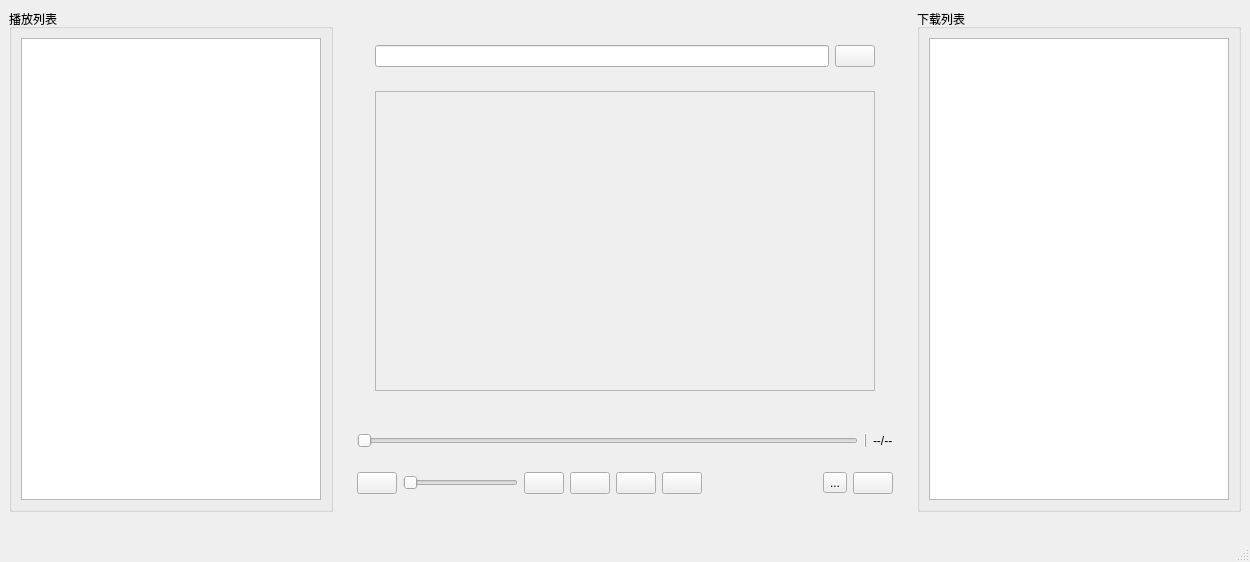
<?xml version="1.0" encoding="UTF-8"?>
<ui version="4.0">
 <class>MainWindow</class>
 <widget class="QMainWindow" name="MainWindow">
  <property name="geometry">
   <rect>
    <x>0</x>
    <y>0</y>
    <width>992</width>
    <height>562</height>
   </rect>
  </property>
  <property name="windowTitle">
   <string>MusicPlayer</string>
  </property>
  <widget class="QWidget" name="centralwidget">
   <layout class="QHBoxLayout" name="horizontalLayout_7">
    <property name="sizeConstraint">
     <enum>QLayout::SetFixedSize</enum>
    </property>
    <item>
     <widget class="QGroupBox" name="listengroupBox">
      <property name="title">
       <string>播放列表</string>
      </property>
      <layout class="QVBoxLayout" name="verticalLayout">
       <item>
        <widget class="QListView" name="listenlistView">
         <property name="minimumSize">
          <size>
           <width>300</width>
           <height>0</height>
          </size>
         </property>
         <property name="editTriggers">
          <set>QAbstractItemView::NoEditTriggers</set>
         </property>
        </widget>
       </item>
      </layout>
     </widget>
    </item>
    <item>
     <widget class="QWidget" name="widget_10" native="true">
      <layout class="QVBoxLayout" name="verticalLayout_8">
       <item>
        <widget class="QWidget" name="widget_5" native="true">
         <layout class="QHBoxLayout" name="horizontalLayout_3">
          <item>
           <widget class="QWidget" name="widget" native="true">
            <layout class="QVBoxLayout" name="verticalLayout_2">
             <item>
              <widget class="QWidget" name="widget_2" native="true">
               <layout class="QHBoxLayout" name="horizontalLayout">
                <item>
                 <widget class="QLineEdit" name="inputlineEdit"/>
                </item>
                <item>
                 <widget class="QPushButton" name="searchButton">
                  <property name="text">
                   <string/>
                  </property>
                 </widget>
                </item>
               </layout>
              </widget>
             </item>
             <item>
              <widget class="QWidget" name="widget_3" native="true">
               <layout class="QVBoxLayout" name="verticalLayout_3">
                <item>
                 <widget class="QScrollArea" name="resultscrollArea">
                  <property name="minimumSize">
                   <size>
                    <width>500</width>
                    <height>300</height>
                   </size>
                  </property>
                  <property name="widgetResizable">
                   <bool>true</bool>
                  </property>
                  <widget class="QWidget" name="scrollAreaWidgetContents">
                   <property name="geometry">
                    <rect>
                     <x>0</x>
                     <y>0</y>
                     <width>498</width>
                     <height>298</height>
                    </rect>
                   </property>
                   <layout class="QVBoxLayout" name="verticalLayout_5"/>
                  </widget>
                 </widget>
                </item>
               </layout>
              </widget>
             </item>
            </layout>
           </widget>
          </item>
         </layout>
        </widget>
       </item>
       <item>
        <widget class="QWidget" name="widget_7" native="true">
         <layout class="QHBoxLayout" name="horizontalLayout_5">
          <item>
           <widget class="QSlider" name="processhorizontalSlider">
            <property name="orientation">
             <enum>Qt::Horizontal</enum>
            </property>
           </widget>
          </item>
          <item>
           <widget class="QFrame" name="frame_3">
            <property name="frameShape">
             <enum>QFrame::VLine</enum>
            </property>
            <property name="frameShadow">
             <enum>QFrame::Raised</enum>
            </property>
           </widget>
          </item>
          <item>
           <widget class="QLabel" name="timelabel">
            <property name="text">
             <string>--/--</string>
            </property>
           </widget>
          </item>
         </layout>
        </widget>
       </item>
       <item>
        <widget class="QWidget" name="widget_4" native="true">
         <layout class="QHBoxLayout" name="horizontalLayout_2">
          <item>
           <widget class="QPushButton" name="voicepushButton">
            <property name="text">
             <string/>
            </property>
           </widget>
          </item>
          <item>
           <widget class="QSlider" name="voicehorizontalSlider">
            <property name="orientation">
             <enum>Qt::Horizontal</enum>
            </property>
           </widget>
          </item>
          <item>
           <widget class="QPushButton" name="lastpushButton">
            <property name="text">
             <string/>
            </property>
           </widget>
          </item>
          <item>
           <widget class="QPushButton" name="playpushButton">
            <property name="text">
             <string/>
            </property>
           </widget>
          </item>
          <item>
           <widget class="QPushButton" name="nextpushButton">
            <property name="text">
             <string/>
            </property>
           </widget>
          </item>
          <item>
           <widget class="QPushButton" name="modepushButton">
            <property name="text">
             <string/>
            </property>
           </widget>
          </item>
          <item>
           <spacer name="horizontalSpacer">
            <property name="orientation">
             <enum>Qt::Horizontal</enum>
            </property>
            <property name="sizeHint" stdset="0">
             <size>
              <width>40</width>
              <height>20</height>
             </size>
            </property>
           </spacer>
          </item>
          <item>
           <widget class="QToolButton" name="downloadtoolButton">
            <property name="text">
             <string>...</string>
            </property>
           </widget>
          </item>
          <item>
           <widget class="QPushButton" name="hideandshowpushButton">
            <property name="text">
             <string/>
            </property>
           </widget>
          </item>
         </layout>
        </widget>
       </item>
      </layout>
     </widget>
    </item>
    <item>
     <widget class="QGroupBox" name="downloadgroupBox">
      <property name="title">
       <string>下载列表</string>
      </property>
      <layout class="QVBoxLayout" name="verticalLayout_4">
       <item>
        <widget class="QListView" name="downloadlistView">
         <property name="minimumSize">
          <size>
           <width>300</width>
           <height>0</height>
          </size>
         </property>
         <property name="editTriggers">
          <set>QAbstractItemView::NoEditTriggers</set>
         </property>
        </widget>
       </item>
      </layout>
     </widget>
    </item>
   </layout>
  </widget>
  <widget class="QMenuBar" name="menubar">
   <property name="geometry">
    <rect>
     <x>0</x>
     <y>0</y>
     <width>992</width>
     <height>22</height>
    </rect>
   </property>
  </widget>
  <widget class="QStatusBar" name="statusbar"/>
 </widget>
 <resources/>
 <connections/>
</ui>
